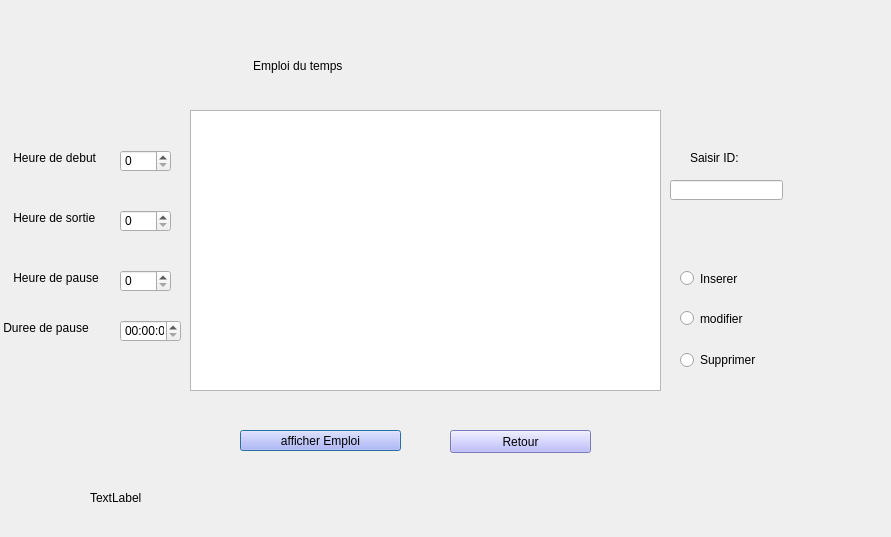
<?xml version="1.0" encoding="UTF-8"?>
<ui version="4.0">
 <class>gerer_emploi</class>
 <widget class="QDialog" name="gerer_emploi">
  <property name="geometry">
   <rect>
    <x>0</x>
    <y>0</y>
    <width>891</width>
    <height>537</height>
   </rect>
  </property>
  <property name="windowTitle">
   <string>Dialog</string>
  </property>
  <widget class="QLabel" name="label_2">
   <property name="geometry">
    <rect>
     <x>10</x>
     <y>150</y>
     <width>181</width>
     <height>16</height>
    </rect>
   </property>
   <property name="text">
    <string> Heure de debut</string>
   </property>
  </widget>
  <widget class="QPushButton" name="afficher">
   <property name="geometry">
    <rect>
     <x>240</x>
     <y>430</y>
     <width>161</width>
     <height>21</height>
    </rect>
   </property>
   <property name="styleSheet">
    <string notr="true">
background-color: rgb(85, 170, 255);
background-color: rgb(170, 170, 255);</string>
   </property>
   <property name="text">
    <string>afficher Emploi</string>
   </property>
  </widget>
  <widget class="QPushButton" name="retour">
   <property name="geometry">
    <rect>
     <x>450</x>
     <y>430</y>
     <width>141</width>
     <height>23</height>
    </rect>
   </property>
   <property name="styleSheet">
    <string notr="true">background-color: rgb(85, 170, 255);
background-color: rgb(170, 170, 255);</string>
   </property>
   <property name="text">
    <string>Retour</string>
   </property>
  </widget>
  <widget class="QSpinBox" name="heure_deb">
   <property name="geometry">
    <rect>
     <x>120</x>
     <y>150</y>
     <width>51</width>
     <height>22</height>
    </rect>
   </property>
  </widget>
  <widget class="QTableView" name="tableView">
   <property name="geometry">
    <rect>
     <x>190</x>
     <y>110</y>
     <width>471</width>
     <height>281</height>
    </rect>
   </property>
  </widget>
  <widget class="QRadioButton" name="modifier">
   <property name="geometry">
    <rect>
     <x>680</x>
     <y>310</y>
     <width>82</width>
     <height>17</height>
    </rect>
   </property>
   <property name="text">
    <string>modifier</string>
   </property>
  </widget>
  <widget class="QRadioButton" name="inserer">
   <property name="geometry">
    <rect>
     <x>680</x>
     <y>270</y>
     <width>82</width>
     <height>17</height>
    </rect>
   </property>
   <property name="text">
    <string>Inserer</string>
   </property>
  </widget>
  <widget class="QLineEdit" name="id">
   <property name="geometry">
    <rect>
     <x>670</x>
     <y>180</y>
     <width>113</width>
     <height>20</height>
    </rect>
   </property>
  </widget>
  <widget class="QLabel" name="label">
   <property name="geometry">
    <rect>
     <x>690</x>
     <y>150</y>
     <width>81</width>
     <height>16</height>
    </rect>
   </property>
   <property name="text">
    <string>Saisir ID:</string>
   </property>
  </widget>
  <widget class="QLabel" name="label_4">
   <property name="geometry">
    <rect>
     <x>10</x>
     <y>210</y>
     <width>181</width>
     <height>16</height>
    </rect>
   </property>
   <property name="text">
    <string> Heure de sortie </string>
   </property>
  </widget>
  <widget class="QSpinBox" name="heure_sort">
   <property name="geometry">
    <rect>
     <x>120</x>
     <y>210</y>
     <width>51</width>
     <height>22</height>
    </rect>
   </property>
  </widget>
  <widget class="QLabel" name="label_5">
   <property name="geometry">
    <rect>
     <x>10</x>
     <y>270</y>
     <width>181</width>
     <height>16</height>
    </rect>
   </property>
   <property name="text">
    <string> Heure de pause </string>
   </property>
  </widget>
  <widget class="QSpinBox" name="heure_pause">
   <property name="geometry">
    <rect>
     <x>120</x>
     <y>270</y>
     <width>51</width>
     <height>22</height>
    </rect>
   </property>
  </widget>
  <widget class="QLabel" name="label_6">
   <property name="geometry">
    <rect>
     <x>0</x>
     <y>320</y>
     <width>181</width>
     <height>16</height>
    </rect>
   </property>
   <property name="text">
    <string> Duree de pause </string>
   </property>
  </widget>
  <widget class="QTimeEdit" name="duree_pause">
   <property name="geometry">
    <rect>
     <x>120</x>
     <y>320</y>
     <width>61</width>
     <height>22</height>
    </rect>
   </property>
  </widget>
  <widget class="QLabel" name="label_3">
   <property name="geometry">
    <rect>
     <x>130</x>
     <y>50</y>
     <width>531</width>
     <height>31</height>
    </rect>
   </property>
   <property name="styleSheet">
    <string notr="true">font: 12pt &quot;MS Sans Serif&quot;;</string>
   </property>
   <property name="text">
    <string>                                     Emploi du temps </string>
   </property>
  </widget>
  <widget class="QRadioButton" name="supprimer">
   <property name="geometry">
    <rect>
     <x>680</x>
     <y>350</y>
     <width>95</width>
     <height>20</height>
    </rect>
   </property>
   <property name="text">
    <string>Supprimer</string>
   </property>
  </widget>
  <widget class="QLabel" name="message">
   <property name="geometry">
    <rect>
     <x>90</x>
     <y>490</y>
     <width>451</width>
     <height>16</height>
    </rect>
   </property>
   <property name="text">
    <string>TextLabel</string>
   </property>
  </widget>
 </widget>
 <resources/>
 <connections/>
</ui>
